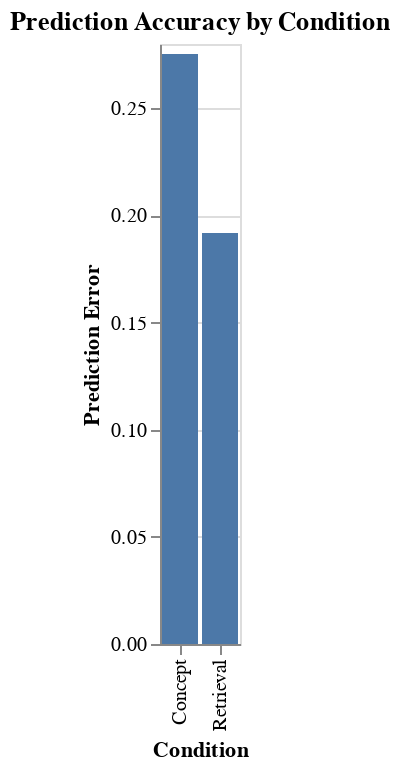

The cell this chart's notebook holds for it:
### Code cell
import altair as alt

alt.Chart(prediction_accuracy).mark_bar().encode(
    x='Condition',
    y='Prediction Error'
).properties(
    title='Prediction Accuracy by Condition'
)

### Figure 1 — Vega-Lite specification as saved in the notebook (floating-point values rounded to 4 significant figures)
{"config": {"view": {"continuousWidth": 300, "continuousHeight": 300}}, "data": {"name": "data-c101a5e828884a2ce693592e2dda7aae"}, "mark": {"type": "bar"}, "encoding": {"x": {"field": "Condition", "type": "nominal"}, "y": {"field": "Prediction Error", "type": "quantitative"}}, "title": "Prediction Accuracy by Condition", "$schema": "https://vega.github.io/schema/vega-lite/v5.15.1.json", "datasets": {"data-c101a5e828884a2ce693592e2dda7aae": [{"Condition": "Concept", "Prediction Error": 0.2754}, {"Condition": "Retrieval", "Prediction Error": 0.1918}]}}
